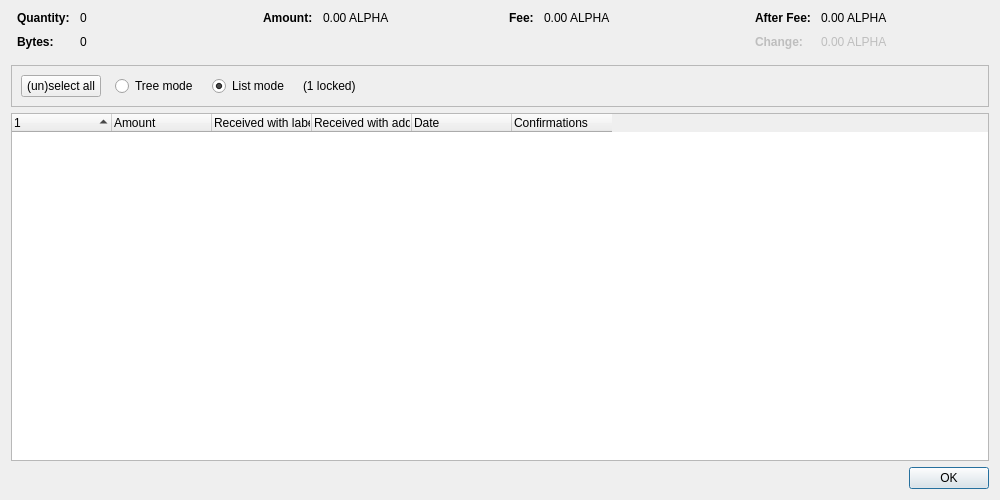
<?xml version="1.0" encoding="UTF-8"?>
<ui version="4.0">
 <class>CoinControlDialog</class>
 <widget class="QDialog" name="CoinControlDialog">
  <property name="geometry">
   <rect>
    <x>0</x>
    <y>0</y>
    <width>1000</width>
    <height>500</height>
   </rect>
  </property>
  <property name="windowTitle">
   <string>Coin Selection</string>
  </property>
  <layout class="QVBoxLayout" name="verticalLayout">
   <item>
    <layout class="QHBoxLayout" name="horizontalLayoutTop" stretch="0,0,0,0">
     <property name="topMargin">
      <number>0</number>
     </property>
     <property name="bottomMargin">
      <number>10</number>
     </property>
     <item>
      <layout class="QFormLayout" name="formLayoutCoinControl1">
       <property name="labelAlignment">
        <set>Qt::AlignLeft|Qt::AlignVCenter</set>
       </property>
       <property name="horizontalSpacing">
        <number>10</number>
       </property>
       <property name="verticalSpacing">
        <number>10</number>
       </property>
       <property name="leftMargin">
        <number>6</number>
       </property>
       <property name="rightMargin">
        <number>6</number>
       </property>
       <item row="0" column="0">
        <widget class="QLabel" name="labelCoinControlQuantityText">
         <property name="font">
          <font>
           <weight>75</weight>
           <bold>true</bold>
          </font>
         </property>
         <property name="text">
          <string>Quantity:</string>
         </property>
        </widget>
       </item>
       <item row="0" column="1">
        <widget class="QLabel" name="labelCoinControlQuantity">
         <property name="cursor">
          <cursorShape>IBeamCursor</cursorShape>
         </property>
         <property name="contextMenuPolicy">
          <enum>Qt::ActionsContextMenu</enum>
         </property>
         <property name="text">
          <string notr="true">0</string>
         </property>
         <property name="textInteractionFlags">
          <set>Qt::LinksAccessibleByMouse|Qt::TextSelectableByKeyboard|Qt::TextSelectableByMouse</set>
         </property>
        </widget>
       </item>
       <item row="1" column="0">
        <widget class="QLabel" name="labelCoinControlBytesText">
         <property name="font">
          <font>
           <weight>75</weight>
           <bold>true</bold>
          </font>
         </property>
         <property name="text">
          <string>Bytes:</string>
         </property>
        </widget>
       </item>
       <item row="1" column="1">
        <widget class="QLabel" name="labelCoinControlBytes">
         <property name="cursor">
          <cursorShape>IBeamCursor</cursorShape>
         </property>
         <property name="contextMenuPolicy">
          <enum>Qt::ActionsContextMenu</enum>
         </property>
         <property name="text">
          <string notr="true">0</string>
         </property>
         <property name="textInteractionFlags">
          <set>Qt::LinksAccessibleByMouse|Qt::TextSelectableByKeyboard|Qt::TextSelectableByMouse</set>
         </property>
        </widget>
       </item>
      </layout>
     </item>
     <item>
      <layout class="QFormLayout" name="formLayoutCoinControl2">
       <property name="horizontalSpacing">
        <number>10</number>
       </property>
       <property name="verticalSpacing">
        <number>10</number>
       </property>
       <property name="leftMargin">
        <number>6</number>
       </property>
       <property name="rightMargin">
        <number>6</number>
       </property>
       <item row="0" column="0">
        <widget class="QLabel" name="labelCoinControlAmountText">
         <property name="font">
          <font>
           <weight>75</weight>
           <bold>true</bold>
          </font>
         </property>
         <property name="text">
          <string>Amount:</string>
         </property>
        </widget>
       </item>
       <item row="0" column="1">
        <widget class="QLabel" name="labelCoinControlAmount">
         <property name="cursor">
          <cursorShape>IBeamCursor</cursorShape>
         </property>
         <property name="contextMenuPolicy">
          <enum>Qt::ActionsContextMenu</enum>
         </property>
         <property name="text">
          <string notr="true">0.00 ALPHA</string>
         </property>
         <property name="textInteractionFlags">
          <set>Qt::LinksAccessibleByMouse|Qt::TextSelectableByKeyboard|Qt::TextSelectableByMouse</set>
         </property>
        </widget>
       </item>
      </layout>
     </item>
     <item>
      <layout class="QFormLayout" name="formLayoutCoinControl3">
       <property name="horizontalSpacing">
        <number>10</number>
       </property>
       <property name="verticalSpacing">
        <number>10</number>
       </property>
       <property name="leftMargin">
        <number>6</number>
       </property>
       <property name="rightMargin">
        <number>6</number>
       </property>
       <item row="0" column="0">
        <widget class="QLabel" name="labelCoinControlFeeText">
         <property name="font">
          <font>
           <weight>75</weight>
           <bold>true</bold>
          </font>
         </property>
         <property name="text">
          <string>Fee:</string>
         </property>
        </widget>
       </item>
       <item row="0" column="1">
        <widget class="QLabel" name="labelCoinControlFee">
         <property name="cursor">
          <cursorShape>IBeamCursor</cursorShape>
         </property>
         <property name="contextMenuPolicy">
          <enum>Qt::ActionsContextMenu</enum>
         </property>
         <property name="text">
          <string notr="true">0.00 ALPHA</string>
         </property>
         <property name="textInteractionFlags">
          <set>Qt::LinksAccessibleByMouse|Qt::TextSelectableByKeyboard|Qt::TextSelectableByMouse</set>
         </property>
        </widget>
       </item>
      </layout>
     </item>
     <item>
      <layout class="QFormLayout" name="formLayoutCoinControl4">
       <property name="labelAlignment">
        <set>Qt::AlignLeft|Qt::AlignVCenter</set>
       </property>
       <property name="horizontalSpacing">
        <number>10</number>
       </property>
       <property name="verticalSpacing">
        <number>10</number>
       </property>
       <property name="leftMargin">
        <number>6</number>
       </property>
       <property name="rightMargin">
        <number>6</number>
       </property>
       <item row="0" column="0">
        <widget class="QLabel" name="labelCoinControlAfterFeeText">
         <property name="font">
          <font>
           <weight>75</weight>
           <bold>true</bold>
          </font>
         </property>
         <property name="text">
          <string>After Fee:</string>
         </property>
        </widget>
       </item>
       <item row="0" column="1">
        <widget class="QLabel" name="labelCoinControlAfterFee">
         <property name="cursor">
          <cursorShape>IBeamCursor</cursorShape>
         </property>
         <property name="contextMenuPolicy">
          <enum>Qt::ActionsContextMenu</enum>
         </property>
         <property name="text">
          <string notr="true">0.00 ALPHA</string>
         </property>
         <property name="textInteractionFlags">
          <set>Qt::LinksAccessibleByMouse|Qt::TextSelectableByKeyboard|Qt::TextSelectableByMouse</set>
         </property>
        </widget>
       </item>
       <item row="1" column="0">
        <widget class="QLabel" name="labelCoinControlChangeText">
         <property name="enabled">
          <bool>false</bool>
         </property>
         <property name="font">
          <font>
           <weight>75</weight>
           <bold>true</bold>
          </font>
         </property>
         <property name="text">
          <string>Change:</string>
         </property>
        </widget>
       </item>
       <item row="1" column="1">
        <widget class="QLabel" name="labelCoinControlChange">
         <property name="enabled">
          <bool>false</bool>
         </property>
         <property name="cursor">
          <cursorShape>IBeamCursor</cursorShape>
         </property>
         <property name="contextMenuPolicy">
          <enum>Qt::ActionsContextMenu</enum>
         </property>
         <property name="text">
          <string notr="true">0.00 ALPHA</string>
         </property>
         <property name="textInteractionFlags">
          <set>Qt::LinksAccessibleByMouse|Qt::TextSelectableByKeyboard|Qt::TextSelectableByMouse</set>
         </property>
        </widget>
       </item>
      </layout>
     </item>
    </layout>
   </item>
   <item>
    <widget class="QFrame" name="frame">
     <property name="minimumSize">
      <size>
       <width>0</width>
       <height>40</height>
      </size>
     </property>
     <property name="frameShape">
      <enum>QFrame::StyledPanel</enum>
     </property>
     <property name="frameShadow">
      <enum>QFrame::Sunken</enum>
     </property>
     <layout class="QHBoxLayout" name="horizontalLayout">
      <item>
       <layout class="QHBoxLayout" name="horizontalLayoutPanel" stretch="0,0,0,0,0">
        <property name="spacing">
         <number>14</number>
        </property>
        <item>
         <widget class="QPushButton" name="pushButtonSelectAll">
          <property name="sizePolicy">
           <sizepolicy hsizetype="Maximum" vsizetype="Fixed">
            <horstretch>0</horstretch>
            <verstretch>0</verstretch>
           </sizepolicy>
          </property>
          <property name="text">
           <string>(un)select all</string>
          </property>
          <property name="autoDefault">
           <bool>false</bool>
          </property>
         </widget>
        </item>
        <item>
         <widget class="QRadioButton" name="radioTreeMode">
          <property name="sizePolicy">
           <sizepolicy hsizetype="Maximum" vsizetype="Fixed">
            <horstretch>0</horstretch>
            <verstretch>0</verstretch>
           </sizepolicy>
          </property>
          <property name="text">
           <string>Tree mode</string>
          </property>
         </widget>
        </item>
        <item>
         <widget class="QRadioButton" name="radioListMode">
          <property name="sizePolicy">
           <sizepolicy hsizetype="Maximum" vsizetype="Fixed">
            <horstretch>0</horstretch>
            <verstretch>0</verstretch>
           </sizepolicy>
          </property>
          <property name="text">
           <string>List mode</string>
          </property>
          <property name="checked">
           <bool>true</bool>
          </property>
         </widget>
        </item>
        <item>
         <widget class="QLabel" name="labelLocked">
          <property name="text">
           <string notr="true">(1 locked)</string>
          </property>
         </widget>
        </item>
        <item>
         <spacer name="horizontalSpacer">
          <property name="orientation">
           <enum>Qt::Horizontal</enum>
          </property>
          <property name="sizeHint" stdset="0">
           <size>
            <width>40</width>
            <height>20</height>
           </size>
          </property>
         </spacer>
        </item>
       </layout>
      </item>
     </layout>
    </widget>
   </item>
   <item>
    <widget class="CoinControlTreeWidget" name="treeWidget">
     <property name="contextMenuPolicy">
      <enum>Qt::CustomContextMenu</enum>
     </property>
     <property name="sortingEnabled">
      <bool>false</bool>
     </property>
     <property name="columnCount">
      <number>6</number>
     </property>
     <attribute name="headerShowSortIndicator" stdset="0">
      <bool>true</bool>
     </attribute>
     <attribute name="headerStretchLastSection">
      <bool>false</bool>
     </attribute>
     <column>
      <property name="text">
       <string/>
      </property>
     </column>
     <column>
      <property name="text">
       <string>Amount</string>
      </property>
     </column>
     <column>
      <property name="text">
       <string>Received with label</string>
      </property>
     </column>
     <column>
      <property name="text">
       <string>Received with address</string>
      </property>
     </column>
     <column>
      <property name="text">
       <string>Date</string>
      </property>
     </column>
     <column>
      <property name="text">
       <string>Confirmations</string>
      </property>
      <property name="toolTip">
       <string>Confirmed</string>
      </property>
     </column>
     <column>
      <property name="text">
       <string/>
      </property>
     </column>
     <column>
      <property name="text">
       <string/>
      </property>
     </column>
     <column>
      <property name="text">
       <string/>
      </property>
     </column>
     <column>
      <property name="text">
       <string/>
      </property>
     </column>
    </widget>
   </item>
   <item>
    <widget class="QDialogButtonBox" name="buttonBox">
     <property name="orientation">
      <enum>Qt::Horizontal</enum>
     </property>
     <property name="standardButtons">
      <set>QDialogButtonBox::Ok</set>
     </property>
    </widget>
   </item>
  </layout>
 </widget>
 <customwidgets>
  <customwidget>
   <class>CoinControlTreeWidget</class>
   <extends>QTreeWidget</extends>
   <header>qt/coincontroltreewidget.h</header>
  </customwidget>
 </customwidgets>
 <resources/>
 <connections/>
</ui>
